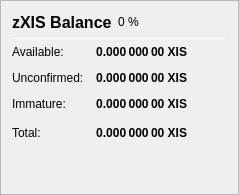
                   <widget class="QFrame" name="frame_ZerocoinBalances">
                    <property name="frameShape">
                     <enum>QFrame::StyledPanel</enum>
                    </property>
                    <property name="frameShadow">
                     <enum>QFrame::Raised</enum>
                    </property>
                    <layout class="QVBoxLayout" name="verticalLayout_7">
                     <item>
                      <layout class="QHBoxLayout" name="horizontalLayout_8" stretch="0,0,0">
                       <item>
                        <widget class="QLabel" name="label_5z_3">
                         <property name="minimumSize">
                          <size>
                           <width>0</width>
                           <height>20</height>
                          </size>
                         </property>
                         <property name="font">
                          <font>
                           <pointsize>12</pointsize>
                           <weight>75</weight>
                           <bold>true</bold>
                          </font>
                         </property>
                         <property name="text">
                          <string>zXIS Balance</string>
                         </property>
                        </widget>
                       </item>
                       <item>
                        <widget class="QLabel" name="labelzXISPercent">
                         <property name="text">
                          <string notr="true">0 %</string>
                         </property>
                        </widget>
                       </item>
                       <item>
                        <spacer name="horizontalSpacer_11">
                         <property name="orientation">
                          <enum>Qt::Horizontal</enum>
                         </property>
                         <property name="sizeHint" stdset="0">
                          <size>
                           <width>40</width>
                           <height>20</height>
                          </size>
                         </property>
                        </spacer>
                       </item>
                      </layout>
                     </item>
                     <item>
                      <widget class="Line" name="line_ZerocoinBalance">
                       <property name="minimumSize">
                        <size>
                         <width>0</width>
                         <height>1</height>
                        </size>
                       </property>
                       <property name="maximumSize">
                        <size>
                         <width>16777215</width>
                         <height>1</height>
                        </size>
                       </property>
                       <property name="orientation">
                        <enum>Qt::Horizontal</enum>
                       </property>
                      </widget>
                     </item>
                     <item>
                      <layout class="QGridLayout" name="gridLayout_5">
                       <property name="spacing">
                        <number>12</number>
                       </property>
                       <item row="1" column="0">
                        <widget class="QLabel" name="labelzBalanceMatureText">
                         <property name="toolTip">
                          <string>Mature: more than 20 confirmation and more than 1 mint of the same denomination after it was minted.
These zXIS are spendable.</string>
                         </property>
                         <property name="text">
                          <string>Available:</string>
                         </property>
                        </widget>
                       </item>
                       <item row="1" column="1">
                        <widget class="QLabel" name="labelzBalanceMature">
                         <property name="font">
                          <font>
                           <weight>75</weight>
                           <bold>true</bold>
                          </font>
                         </property>
                         <property name="toolTip">
                          <string>Mature: more than 20 confirmation and more than 1 mint of the same denomination after it was minted.
These zXIS are spendable.</string>
                         </property>
                         <property name="text">
                          <string notr="true">0.000 000 00 XIS</string>
                         </property>
                         <property name="alignment">
                          <set>Qt::AlignRight|Qt::AlignTrailing|Qt::AlignVCenter</set>
                         </property>
                        </widget>
                       </item>
                       <item row="2" column="0">
                        <widget class="QLabel" name="labelzBalanceUnconfirmedText">
                         <property name="toolTip">
                          <string>Unconfirmed: less than 20 confirmations
Immature: confirmed, but less than 1 mint of the same denomination after it was minted</string>
                         </property>
                         <property name="text">
                          <string>Unconfirmed:</string>
                         </property>
                        </widget>
                       </item>
                       <item row="2" column="1">
                        <widget class="QLabel" name="labelzBalanceUnconfirmed">
                         <property name="font">
                          <font>
                           <weight>75</weight>
                           <bold>true</bold>
                          </font>
                         </property>
                         <property name="toolTip">
                          <string>Unconfirmed: less than 20 confirmations
Immature: confirmed, but less than 1 mint of the same denomination after it was minted</string>
                         </property>
                         <property name="text">
                          <string notr="true">0.000 000 00 XIS</string>
                         </property>
                         <property name="alignment">
                          <set>Qt::AlignRight|Qt::AlignTrailing|Qt::AlignVCenter</set>
                         </property>
                        </widget>
                       </item>
                       <item row="3" column="0">
                        <widget class="QLabel" name="labelzBalanceImmatureText">
                         <property name="toolTip">
                          <string>Unconfirmed: less than 20 confirmations
Immature: confirmed, but less than 1 mint of the same denomination after it was minted</string>
                         </property>
                         <property name="text">
                          <string>Immature:</string>
                         </property>
                        </widget>
                       </item>
                       <item row="3" column="1">
                        <widget class="QLabel" name="labelzBalanceImmature">
                         <property name="font">
                          <font>
                           <weight>75</weight>
                           <bold>true</bold>
                          </font>
                         </property>
                         <property name="toolTip">
                          <string>Unconfirmed: less than 20 confirmations
Immature: confirmed, but less than 1 mint of the same denomination after it was minted</string>
                         </property>
                         <property name="text">
                          <string notr="true">0.000 000 00 XIS</string>
                         </property>
                         <property name="alignment">
                          <set>Qt::AlignRight|Qt::AlignTrailing|Qt::AlignVCenter</set>
                         </property>
                        </widget>
                       </item>
                       <item row="4" column="0">
                        <widget class="QLabel" name="labelzBalanceText">
                         <property name="toolTip">
                          <string>Your current zXIS balance, unconfirmed and immature zXIS included.</string>
                         </property>
                         <property name="text">
                          <string>Total:</string>
                         </property>
                        </widget>
                       </item>
                       <item row="4" column="1">
                        <widget class="QLabel" name="labelzBalance">
                         <property name="font">
                          <font>
                           <weight>75</weight>
                           <bold>true</bold>
                          </font>
                         </property>
                         <property name="cursor">
                          <cursorShape>IBeamCursor</cursorShape>
                         </property>
                         <property name="toolTip">
                          <string>Your current zXIS balance, unconfirmed and immature zXIS included.</string>
                         </property>
                         <property name="text">
                          <string notr="true">0.000 000 00 XIS</string>
                         </property>
                         <property name="alignment">
                          <set>Qt::AlignRight|Qt::AlignTrailing|Qt::AlignVCenter</set>
                         </property>
                         <property name="textInteractionFlags">
                          <set>Qt::LinksAccessibleByMouse|Qt::TextSelectableByKeyboard|Qt::TextSelectableByMouse</set>
                         </property>
                        </widget>
                       </item>
                       <item row="4" column="2">
                        <spacer name="horizontalSpacer_4">
                         <property name="orientation">
                          <enum>Qt::Horizontal</enum>
                         </property>
                         <property name="sizeHint" stdset="0">
                          <size>
                           <width>40</width>
                           <height>20</height>
                          </size>
                         </property>
                        </spacer>
                       </item>
                      </layout>
                     </item>
                     <item>
                      <spacer name="verticalSpacer_4">
                       <property name="orientation">
                        <enum>Qt::Vertical</enum>
                       </property>
                       <property name="sizeHint" stdset="0">
                        <size>
                         <width>20</width>
                         <height>40</height>
                        </size>
                       </property>
                      </spacer>
                     </item>
                    </layout>
                   </widget>
